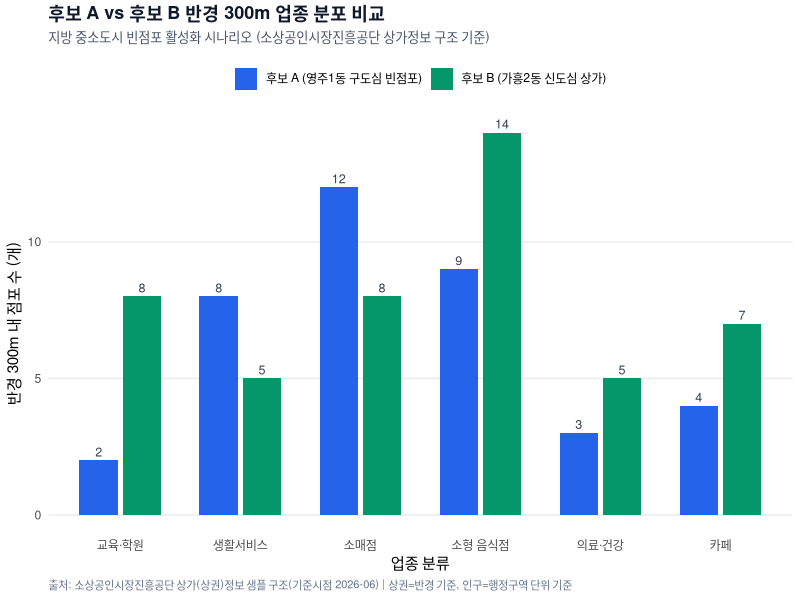
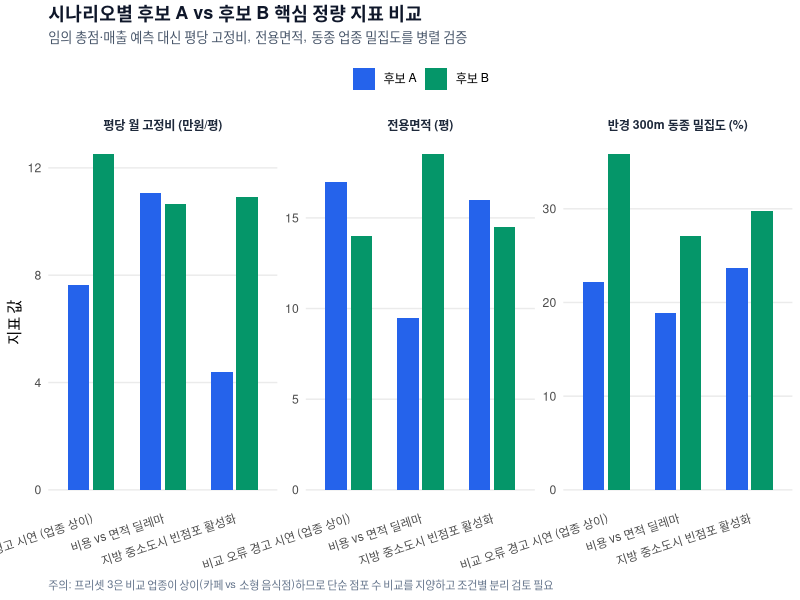

Write R code to recreate these figures, in order.
# ==============================================================================
# 로컬스페이스 (LocalSpace) - 제안서 증빙 및 통계 그래프 재현용 R 스크립트
# 출품: 제1회 동양AI빅데이터융합 아이디어 공모전 (AI빅데이터분야 / 팀명: 호날두의 아이들)
# 데이터 출처:
#   1) 상권 통계: 소상공인시장진흥공단 상가(상권)정보 CSV 구조 (반경 300m/500m 기준)
#   2) 거주 인구: 행정안전부 주민등록인구·연령별 인구 자료 구조 (행정동 단위 기준)
#   3) 실매물 조건: 사용자 입력·임장 메모 기반 정제 시나리오(data.csv)
# 주의(가드레일):
#   - 예상 매출액/성공률 예측 및 임의 총점 랭킹을 배제하고 정량 지표 격차만 시각화함
#   - 거주 배후인구와 실제 유동인구, 반경 기준과 행정동 기준의 차이를 주석에 명시함
# ==============================================================================

suppressPackageStartupMessages({
  library(readr)
  library(dplyr)
  library(tidyr)
  library(ggplot2)
  library(scales)
})

# 1. 정제 데이터 로드
df <- read_csv("data.csv", show_col_types = FALSE)

cat("=== [로컬스페이스] 시나리오별 정량 비교 요약 ===\n")
df %>%
  select(
    preset_name, candidate_slot, candidate_name, business_type,
    monthly_fixed_cost_manwon, area_pyeong, cost_per_pyeong_manwon,
    total_stores_in_radius, same_industry_density_pct
  ) %>%
  print(n = Inf)

# 공통 테마 (제안서 삽입용 클린 화이트 & 슬레이트)
theme_localspace <- theme_minimal(base_size = 11) +
  theme(
    plot.background = element_rect(fill = "white", color = NA),
    panel.background = element_rect(fill = "white", color = NA),
    panel.grid.minor = element_blank(),
    panel.grid.major.x = element_blank(),
    plot.title = element_text(face = "bold", size = 13, color = "#0F172A"),
    plot.subtitle = element_text(size = 9.5, color = "#475569", margin = margin(b = 10)),
    plot.caption = element_text(size = 8, color = "#64748B", hjust = 0),
    legend.position = "top",
    strip.text = element_text(face = "bold", color = "#1E293B")
  )

# 2. 그래프 1: 프리셋 2(구도심 빈점포 vs 신도심 상가) 반경 300m 업종 분포 비교
p2_dist <- df %>%
  filter(preset_id == "preset2") %>%
  select(candidate_slot, candidate_name, cafe_cnt, food_cnt, retail_cnt, service_cnt, edu_cnt, med_cnt) %>%
  pivot_longer(
    cols = ends_with("_cnt"),
    names_to = "category",
    values_to = "store_count"
  ) %>%
  mutate(
    category = recode(
      category,
      cafe_cnt = "카페",
      food_cnt = "소형 음식점",
      retail_cnt = "소매점",
      service_cnt = "생활서비스",
      edu_cnt = "교육·학원",
      med_cnt = "의료·건강"
    ),
    label = paste0("후보 ", candidate_slot, ": ", candidate_name)
  )

g1 <- ggplot(p2_dist, aes(x = category, y = store_count, fill = candidate_slot)) +
  geom_col(position = position_dodge(width = 0.72), width = 0.64) +
  geom_text(
    aes(label = store_count),
    position = position_dodge(width = 0.72),
    vjust = -0.4,
    size = 3.2,
    color = "#334155"
  ) +
  scale_fill_manual(
    values = c("A" = "#2563EB", "B" = "#059669"),
    labels = c("A" = "후보 A (영주1동 구도심 빈점포)", "B" = "후보 B (가흥2동 신도심 상가)"),
    name = NULL
  ) +
  labs(
    title = "후보 A vs 후보 B 반경 300m 업종 분포 비교",
    subtitle = "지방 중소도시 빈점포 활성화 시나리오 (소상공인시장진흥공단 상가정보 구조 기준)",
    x = "업종 분류",
    y = "반경 300m 내 점포 수 (개)",
    caption = "출처: 소상공인시장진흥공단 상가(상권)정보 샘플 구조(기준시점 2026-06) | 상권=반경 기준, 인구=행정구역 단위 기준"
  ) +
  theme_localspace

ggsave("chart1_industry_distribution_300dpi.png", g1, width = 8.5, height = 4.8, dpi = 300)

# 3. 그래프 2: 전체 시나리오 평당 월 고정비 · 전용면적 · 동종 업종 밀집도 정량 비교
metrics_long <- df %>%
  mutate(slot_label = paste0(preset_id, " - 후보 ", candidate_slot)) %>%
  select(
    preset_name, candidate_slot,
    cost_per_pyeong_manwon, area_pyeong, same_industry_density_pct
  ) %>%
  pivot_longer(
    cols = c(cost_per_pyeong_manwon, area_pyeong, same_industry_density_pct),
    names_to = "metric",
    values_to = "value"
  ) %>%
  mutate(
    metric = factor(
      metric,
      levels = c("cost_per_pyeong_manwon", "area_pyeong", "same_industry_density_pct"),
      labels = c("평당 월 고정비 (만원/평)", "전용면적 (평)", "반경 300m 동종 밀집도 (%)")
    )
  )

g2 <- ggplot(metrics_long, aes(x = preset_name, y = value, fill = candidate_slot)) +
  geom_col(position = position_dodge(width = 0.7), width = 0.6) +
  facet_wrap(~metric, scales = "free_y", ncol = 3) +
  scale_fill_manual(
    values = c("A" = "#2563EB", "B" = "#059669"),
    labels = c("A" = "후보 A", "B" = "후보 B"),
    name = NULL
  ) +
  labs(
    title = "시나리오별 후보 A vs 후보 B 핵심 정량 지표 비교",
    subtitle = "임의 총점·매출 예측 대신 평당 고정비, 전용면적, 동종 업종 밀집도를 병렬 검증",
    x = NULL,
    y = "지표 값",
    caption = "주의: 프리셋 3은 비교 업종이 상이(카페 vs 소형 음식점)하므로 단순 점포 수 비교를 지양하고 조건별 분리 검토 필요"
  ) +
  theme_localspace +
  theme(axis.text.x = element_text(angle = 18, hjust = 1, size = 8.5))

ggsave("chart2_quantitative_comparison_300dpi.png", g2, width = 10.5, height = 4.8, dpi = 300)

cat("완료: chart1_industry_distribution_300dpi.png, chart2_quantitative_comparison_300dpi.png 생성됨\n")
